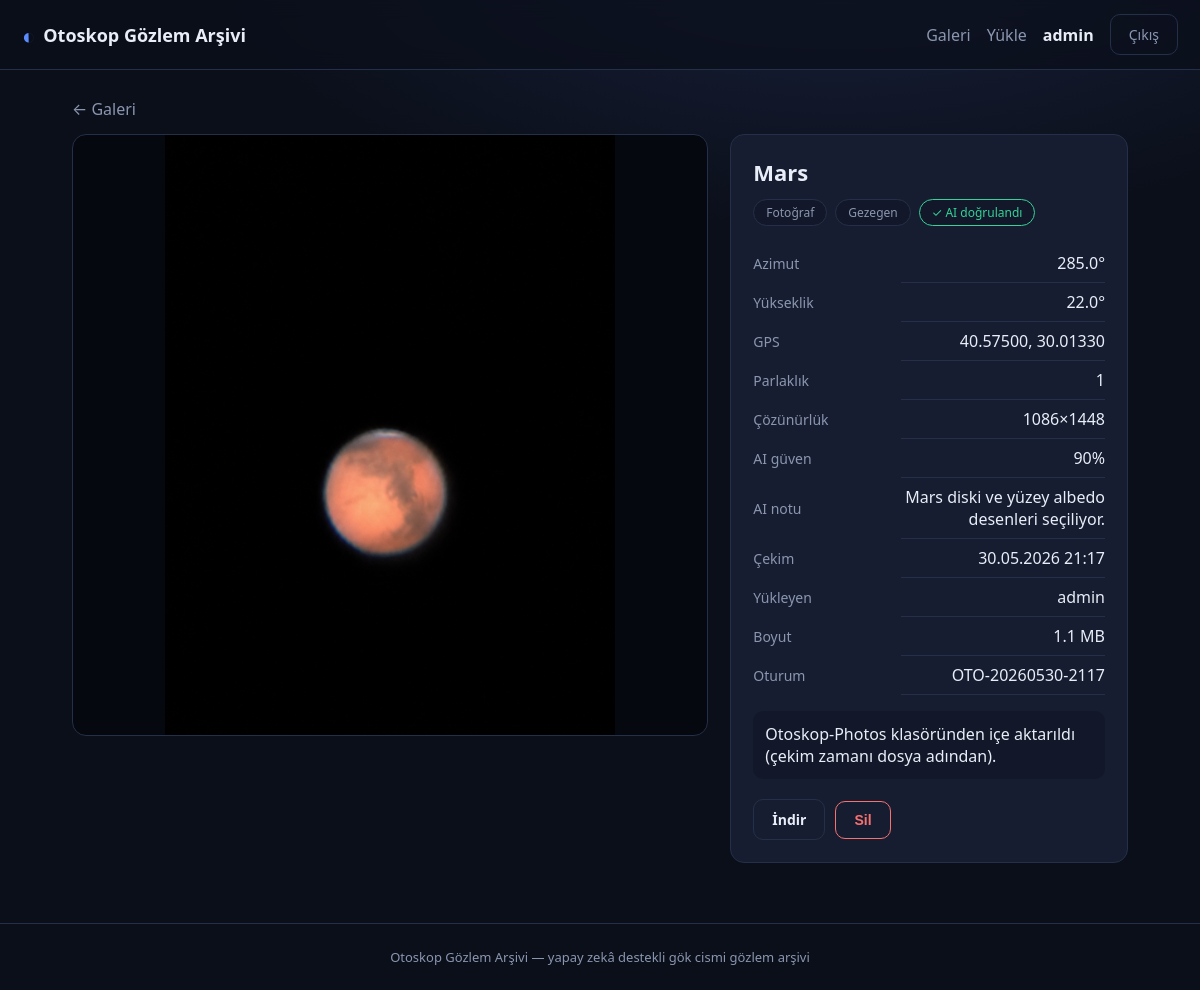
Screenshot of /media.php?id=19 (signed in) with the database file from the repository.
### tables this page shows
CREATE TABLE `users` (
  `id` int(11) NOT NULL AUTO_INCREMENT,
  `username` varchar(50) NOT NULL,
  `email` varchar(190) NOT NULL,
  `password_hash` varchar(255) NOT NULL,
  `role` enum('user','admin') NOT NULL DEFAULT 'user',
  `created_at` datetime NOT NULL DEFAULT current_timestamp(),
  PRIMARY KEY (`id`),
  UNIQUE KEY `username` (`username`),
  UNIQUE KEY `email` (`email`)
);

CREATE TABLE `media` (
  `id` int(11) NOT NULL AUTO_INCREMENT,
  `user_id` int(11) NOT NULL,
  `type` enum('photo','video') NOT NULL,
  `file_name` varchar(255) NOT NULL,
  `original_name` varchar(255) DEFAULT NULL,
  `mime` varchar(100) DEFAULT NULL,
  `file_size` bigint(20) DEFAULT 0,
  `target_name` varchar(120) DEFAULT NULL,
  `object_type` varchar(40) DEFAULT NULL,
  `azimuth` double DEFAULT NULL,
  `altitude` double DEFAULT NULL,
  `gps_lat` double DEFAULT NULL,
  `gps_lon` double DEFAULT NULL,
  `magnitude` double DEFAULT NULL,
  `ai_verified` tinyint(1) DEFAULT 0,
  `ai_confidence` double DEFAULT NULL,
  `ai_message` varchar(255) DEFAULT NULL,
  `width` int(11) DEFAULT NULL,
  `height` int(11) DEFAULT NULL,
  `fps` double DEFAULT NULL,
  `duration_sec` double DEFAULT NULL,
  `session_id` varchar(64) DEFAULT NULL,
  `notes` text DEFAULT NULL,
  `captured_at` datetime DEFAULT NULL,
  `created_at` datetime NOT NULL DEFAULT current_timestamp(),
  PRIMARY KEY (`id`),
  KEY `idx_user` (`user_id`),
  KEY `idx_type` (`type`),
  KEY `idx_target` (`target_name`),
  KEY `idx_captured` (`captured_at`),
  CONSTRAINT `fk_media_user` FOREIGN KEY (`user_id`) REFERENCES `users` (`id`) ON DELETE CASCADE
);

### db.php (called while the page is built, shortened)
<?php
function db(): mysqli
{
    static $conn = null;
    if ($conn instanceof mysqli) {
        return $conn;
    }
    $conn = new mysqli(DB_HOST, DB_USER, DB_PASS, DB_NAME, DB_PORT);
    $conn->set_charset('utf8mb4');
    return $conn;
}

### media.php (the view, shortened to what this page needs)
<?php
require_once __DIR__ . '/lib.php';
$u = require_login();
$id = (int)($_GET['id'] ?? 0);
$stmt = db()->prepare('SELECT m.*, us.username FROM media m JOIN users us ON us.id = m.user_id WHERE m.id = ?');
$stmt->bind_param('i', $id);
$stmt->execute();
$m = $stmt->get_result()->fetch_assoc();
$canDelete = ((int)$m['user_id'] === (int)$u['id']) || $u['role'] === 'admin';
page_header($m['target_name'] ?: 'Medya');
?>
<a class="back" href="gallery.php">← Galeri</a>
<div class="detail">
    <div class="viewer">
        <?php if ($m['type'] === 'photo'): ?>
            <img src="uploads/<?= e($m['file_name']) ?>" alt="<?= e($m['target_name']) ?>">
        <?php else: ?>
            <video src="uploads/<?= e($m['file_name']) ?>" controls preload="metadata"></video>
        <?php endif; ?>
    </div>
    <aside class="meta">
        <h1><?= e($m['target_name'] ?: 'İsimsiz gözlem') ?></h1>
        <div class="tags">
            <span class="tag"><?= $m['type'] === 'photo' ? 'Fotoğraf' : 'Video' ?></span>
            <?php if ($m['object_type']): ?><span class="tag"><?= e($m['object_type']) ?></span><?php endif; ?>
            <?php if ($m['ai_verified']): ?><span class="tag ok">✓ AI doğrulandı</span><?php endif; ?>
        </div>
        <table class="kv">
            <tr><th>Azimut</th><td><?= deg($m['azimuth'] !== null ? (float)$m['azimuth'] : null) ?></td></tr>
            <tr><th>Yükseklik</th><td><?= deg($m['altitude'] !== null ? (float)$m['altitude'] : null) ?></td></tr>
            <tr><th>GPS</th><td><?= $m['gps_lat'] !== null ? e(number_format((float)$m['gps_lat'], 5)) . ', ' . e(number_format((float)$m['gps_lon'], 5)) : '—' ?></td></tr>
            <tr><th>Parlaklık</th><td><?= $m['magnitude'] !== null ? e($m['magnitude']) : '—' ?></td></tr>
            <?php if ($m['type'] === 'video'): ?>
                <tr><th>FPS</th><td><?= $m['fps'] !== null ? e($m['fps']) : '—' ?></td></tr>
                <tr><th>Süre</th><td><?= $m['duration_sec'] !== null ? e($m['duration_sec']) . ' sn' : '—' ?></td></tr>
            <?php else: ?>
                <tr><th>Çözünürlük</th><td><?= $m['width'] ? e($m['width']) . '×' . e($m['height']) : '—' ?></td></tr>
            <?php endif; ?>
            <tr><th>AI güven</th><td><?= $m['ai_confidence'] !== null ? e(round((float)$m['ai_confidence'] * 100)) . '%' : '—' ?></td></tr>
            <?php if ($m['ai_message']): ?><tr><th>AI notu</th><td><?= e($m['ai_message']) ?></td></tr><?php endif; ?>
            <tr><th>Çekim</th><td><?= e(date('d.m.Y H:i', strtotime($m['captured_at']))) ?></td></tr>
            <tr><th>Yükleyen</th><td><?= e($m['username']) ?></td></tr>
            <tr><th>Boyut</th><td><?= human_size((int)$m['file_size']) ?></td></tr>
            <?php if ($m['session_id']): ?><tr><th>Oturum</th><td><?= e($m['session_id']) ?></td></tr><?php endif; ?>
        </table>
        <?php if ($m['notes']): ?>
            <p class="notes"><?= nl2br(e($m['notes'])) ?></p>
        <?php endif; ?>
        <div class="actions">
            <a class="btn-ghost" href="uploads/<?= e($m['file_name']) ?>" download>İndir</a>
            <?php if ($canDelete): ?>
                <form method="post" onsubmit="return confirm('Bu medyayı silmek istediğine emin misin?');">
                    <button class="btn-danger" type="submit">Sil</button>
                </form>
            <?php endif; ?>
        </div>
    </aside>
</div>
<?php page_footer();

### lib.php (shortened to what this page needs)
<?php
require_once __DIR__ . '/db.php';
function e(?string $s): string
{
    return htmlspecialchars((string)$s, ENT_QUOTES, 'UTF-8');
}
function current_user(): ?array
{
    static $cache = null;
    if ($cache !== null) {
        return $cache;
    }
    $stmt = db()->prepare('SELECT id, username, email, role, created_at FROM users WHERE id = ?');
    $stmt->bind_param('i', $_SESSION['uid']);
    $stmt->execute();
    $cache = $stmt->get_result()->fetch_assoc() ?: null;
    return $cache;
}
function require_login(): array
{
    $u = current_user();
    return $u;
}
function human_size(int $bytes): string
{
    $u = ['B', 'KB', 'MB', 'GB'];
    $i = (int)floor(log($bytes, 1024));
    $i = min($i, count($u) - 1);
    return round($bytes / (1024 ** $i), 1) . ' ' . $u[$i];
}
function deg(?float $v): string
{
    return $v === null ? '—' : number_format($v, 1, '.', '') . '°';
}
function page_header(string $title): void
{
    $u = current_user();
    ?>
<!DOCTYPE html>
<html lang="tr">
<head>
    <link rel="stylesheet" href="assets/style.css">
</head>
<body>
<header class="topbar">
    <a class="brand" href="gallery.php">
        <span class="logo">◐</span> <?= e(SITE_NAME) ?>
    </a>
    <nav>
        <?php if ($u): ?>
            <a href="gallery.php">Galeri</a>
            <a href="upload.php">Yükle</a>
            <span class="who"><?= e($u['username']) ?></span>
            <a class="btn-ghost" href="logout.php">Çıkış</a>
        <?php else: ?>
            <a href="login.php">Giriş</a>
            <a class="btn" href="register.php">Kayıt ol</a>
        <?php endif; ?>
    </nav>
</header>
<main class="container">
    <?php
}
function page_footer(): void
{
    ?>
</main>
<footer class="foot">
    <span><?= e(SITE_NAME) ?> — yapay zekâ destekli gök cismi gözlem arşivi</span>
</footer>
</body>
</html>
    <?php
}

### assets/style.css (style rules this page uses)
:root { --bg: #0b0f1a; --bg2: #121829; --card: #161d30; --line: #243049; --text: #e8edf7; --muted: #8a96b0; --accent: #5b8cff; --accent2: #8a6bff; --ok: #34d399; --danger: #f87171; --radius: 14px; }
* { box-sizing: border-box; }
body { margin: 0; font-family: system-ui, -apple-system, "Segoe UI", Roboto, sans-serif; background: radial-gradient(1200px 600px at 70% -10%, #1b2440 0%, var(--bg) 55%) fixed; color: var(--text); min-height: 100vh; }
a { color: var(--accent); text-decoration: none; }
.topbar { display: flex; align-items: center; justify-content: space-between; padding: 14px 22px; background: rgba(11, 15, 26, .7); border-bottom: 1px solid var(--line); backdrop-filter: blur(10px); position: sticky; top: 0; z-index: 10; }
.brand { font-weight: 700; font-size: 18px; color: var(--text); display: flex; gap: 8px; align-items: center; }
.logo { color: var(--accent); font-size: 22px; }
.topbar nav { display: flex; align-items: center; gap: 16px; }
.topbar nav a { color: var(--muted); font-weight: 500; }
.who { color: var(--text); font-weight: 600; }
.container { max-width: 1100px; margin: 0 auto; padding: 28px 22px 60px; }
.btn, .btn-ghost, .btn-danger { display: inline-block; padding: 10px 18px; border-radius: 10px; font-weight: 600; cursor: pointer; border: 1px solid transparent; font-size: 14px; transition: .15s; text-align: center; }
.btn-ghost { background: transparent; border-color: var(--line); color: var(--text); }
.btn-danger { background: transparent; border-color: var(--danger); color: var(--danger); }
.back { display: inline-block; margin-bottom: 14px; color: var(--muted); }
.detail { display: grid; grid-template-columns: 1.6fr 1fr; gap: 22px; align-items: start; }
.viewer { background: #05080f; border: 1px solid var(--line); border-radius: var(--radius); overflow: hidden; }
.viewer img, .viewer video { width: 100%; display: block; max-height: 75vh; object-fit: contain; }
.meta { background: var(--card); border: 1px solid var(--line); border-radius: var(--radius); padding: 22px; }
.meta h1 { margin: 0 0 12px; font-size: 22px; }
.tags { display: flex; flex-wrap: wrap; gap: 8px; margin-bottom: 18px; }
.tag { background: var(--bg2); border: 1px solid var(--line); border-radius: 20px; padding: 4px 12px; font-size: 12px; color: var(--muted); }
.tag.ok { color: var(--ok); border-color: var(--ok); }
.kv { width: 100%; border-collapse: collapse; }
.kv th { text-align: left; color: var(--muted); font-weight: 500; padding: 8px 0; width: 42%; font-size: 14px; }
.kv td { text-align: right; padding: 8px 0; border-bottom: 1px solid var(--line); font-variant-numeric: tabular-nums; }
.notes { margin-top: 16px; color: var(--text); background: var(--bg2); padding: 12px; border-radius: 10px; }
.actions { display: flex; gap: 10px; margin-top: 20px; align-items: center; }
.actions form { margin: 0; }
.foot { text-align: center; color: var(--muted); padding: 24px; border-top: 1px solid var(--line); font-size: 13px; }

### rows the page displays
users: username "admin"
media: file_name (picture), target_name "Mars", object_type "Gezegen", azimuth "285.0°", altitude "22.0°", gps_lat "40.57500", gps_lon "30.01330", magnitude "1", width "1086", height "1448", (float)$m['ai_confidence']*100 "90", ai_message "Mars diski ve yüzey albedo desenleri seçiliyor.", captured_at "30.05.2026 21:17", user.username "admin", file_size "1.1 MB", session "OTO-20260530-2117", notes "Otoskop-Photos klasöründen içe aktarıldı (çekim zamanı dosya adından)."

### other values shown
SITE_NAME "Otoskop Gözlem Arşivi"
